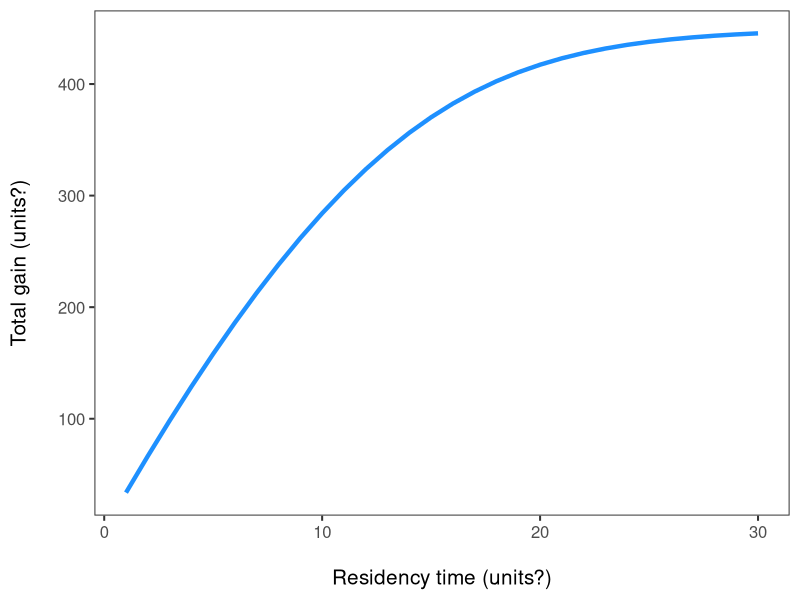
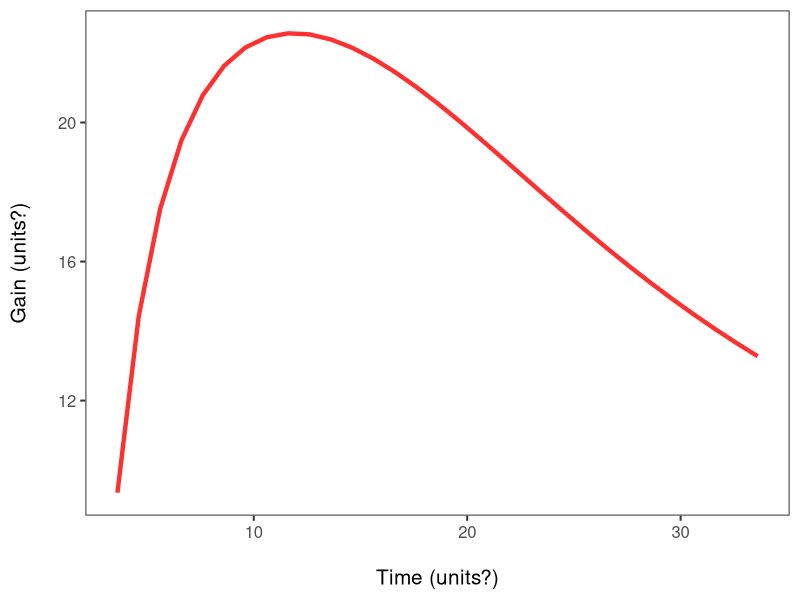

These figures' R source, in order:
## ---- chunk 1
knitr::opts_chunk$set(
  fig.align = "center",
  warning = FALSE,
  message = FALSE
)
## ---- chunk 2
Tf <- 30              # game duration
N_in_t0 <- 50         # total number of marbles at a given station
N1_in_t0 <- 10        # marbles of type 1
N2_in_t0 <- N1_in_t0  # marbles of type2

Nsubstrat <- N_in_t0 - (N1_in_t0 + N2_in_t0)

a_in <- (60 / 10)  # searching rate when not handling (marbles that can be drawn / min)
h1_in <- (15 / 60) # handling time prey type 1 (min / marble)
h2_in <- (15 / 60) # handling time prey type 1 (min/marble)

e1_in <- 40 # points gained by consuming a prey of type 1 (points/marble)
e2_in <- 5  # points gained by consuming a prey of type 1 (points/marble)
p1_in <- 1  # if marble of type 1 are taken, p = 1; 0 otherwise
p2_in <- 1  # if marble of type 2 are taken, p = 1; 0 otherwise
## ---- chunk 3
E_in_t0 <- ((a_in * (N1_in_t0 / N_in_t0) * e1_in * p1_in) +
            (a_in * (N2_in_t0 / N_in_t0) * e2_in * p2_in)) /
            (1 + (a_in * (N1_in_t0 / N_in_t0) * h1_in * p1_in) +
            (a_in * (N2_in_t0 / N_in_t0) * h2_in * p2_in))


cons1_in_T0 <- (a_in * (N1_in_t0 / N_in_t0) * p1_in) /
               (1 + (a_in * (N1_in_t0 / N_in_t0) * h1_in * p1_in) +
               (a_in * (N2_in_t0 / N_in_t0) * h2_in * p2_in))


cons2_in_T0 <- (a_in * (N2_in_t0 / N_in_t0) * p2_in) /
               (1 + (a_in * (N1_in_t0 / N_in_t0) * h1_in * p1_in) +
               (a_in * (N2_in_t0 / N_in_t0) * h2_in * p2_in))
## ---- chunk 4
E_in_t <- E_in_t0
#cumE_in_t <- E_in_t0
N1_in_t <- N1_in_t0
N2_in_t <- N2_in_t0
N_in_t <- N_in_t0
vN1_in_t <- numeric()
vN2_in_t <- numeric()
vN_in_t <- numeric()
vE_in_t <- numeric()
vnum <- numeric()
vdenom <- numeric()
## ---- chunk 5

for (i in 1:(Tf)) {

  N1_in_t <- N1_in_t -
            ((a_in * (N1_in_t / N_in_t) * p1_in) /
             (1 + (a_in * (N1_in_t / N_in_t) * h1_in * p1_in) +
             (a_in * (N2_in_t / N_in_t) * h2_in * p2_in))
            )

  N2_in_t <- N2_in_t -
             ((a_in * (N2_in_t / N_in_t) * p2_in) /
              (1 + (a_in * (N1_in_t / N_in_t) * h1_in * p1_in) +
              (a_in * (N2_in_t / N_in_t) * h2_in * p2_in))
             )

  E_in_t <- ((a_in * (N1_in_t / N_in_t) * e1_in * p1_in) +
             (a_in * (N2_in_t / N_in_t) * e2_in * p2_in)
            ) /
            (1 + (a_in * (N1_in_t / N_in_t) * h1_in * p1_in) +
             (a_in * (N2_in_t / N_in_t) * h2_in * p2_in)
            )

  N_in_t <- N1_in_t + N2_in_t + Nsubstrat

  num  <- (a_in * (N1_in_t / N_in_t) * e1_in * p1_in) +
          (a_in * (N2_in_t / N_in_t) * e2_in * p2_in)

  denom <- 1 +
           (a_in * (N1_in_t / N_in_t) * h1_in * p1_in) +
           (a_in * (N2_in_t / N_in_t) * h2_in * p2_in)

  vN1_in_t[i] <- (N1_in_t)
  vN2_in_t[i] <- (N2_in_t)
  vN_in_t[i] <- (N_in_t)
  vE_in_t[i] <- (E_in_t)

  vnum[i] <- (num)
  vdenom[i] <- (denom)

}
## ---- chunk 6

# Extract parameters
E_in <- vnum / vdenom             # rate of point collection
E_in1 <- append((E_in_t0), E_in)

totgain_temp <- cumsum(E_in1)     # gain function (for each min)
totgain <- totgain_temp[1:Tf]     # gain function only during Tf  (to easily correct for poor coding!)
Residencytime <- 1:Tf

# Plot
library(ggplot2)
dat <- data.frame(x = Residencytime, y = totgain)

ggplot(data = dat, aes(x = x, y = y)) +
    geom_line(linewidth = 1.5, color = "dodgerblue") +
    xlab("\nResidency time (units?)") +
    ylab("Total gain (units?)\n") +
    theme_bw(base_size = 15) +
    theme(panel.grid = element_blank())
## ---- chunk 7
a <- 30 * 23        # area search rate (m2 / min) (i.e. width * speed)
N1 <- 200 / 120000  # density of patch type 1  (patches / m2)
N2 <- N1            # density of patch type 2  (patches / m2)
mus <- 0.45         # survival probability when travelling between patches
muh <- mus          # survival probability when in a patch (i.e. when handling food)
mur <- .9           # survival probability when in refuge
p1 <- 1
p2 <- 1             # p2 = 0 because only one type of resource patch

hx <- 1:Tf          # h: min spent in a patch handing marbles
# encounter (patch/min) * handling a patch (min/patch)
## ---- chunk 8
Trx <- 1:Tf
hpatcha <- c(rep(hx, times = length(Trx)))
totgain1 <- c(rep(totgain, times = length(Trx)))
Tr <- c(rep(Trx, each = length(hx)))
## ---- chunk 9
Alldata1 <- matrix(c(Tr, hpatcha, totgain1), nrow = (length(Tr)), ncol = 3)
colnames(Alldata1) <- c("Tr", "hpatch", "e_intra")

# Expliquer cette section pour voir si je sépare

# Encounter rate (m2 / min * patch / m2 = patch / min) with patch of type 1
# (only this type present)
lambdaAll1 <- a * N1

# Minutes to encounter next patch = 1 / lambdaAll1
Timepatch_enc1 <- 1 / lambdaAll1

# time spent in each patch + time to the next patch
timeto_search_handl1 <- Timepatch_enc1 + hpatcha

# total no of patches visited during Tf
tot_patch_process_during_Tf <- (Tf - Tr) / timeto_search_handl1
Num_patches <- tot_patch_process_during_Tf

# expliquer cette section pour voir si je sépare

# modulo to get min remaining
remaining <- (Tf - Tr) %% timeto_search_handl1
# if +, then can consume the last patch completely
# i.e. 2.7 patches --> 3 patches completely consumed
diff1 <- remaining - hpatcha

# number of patches fully handled
nb_patch_fullyhandl <- ifelse(
    diff1 < 0,
    floor(Num_patches), ceiling(Num_patches)
)

# gain in the last patch is not fully handled
bbbb <- ifelse(diff1 < 0, totgain_temp[remaining], 0)
# search time at the end.
# = 0 if last patch not fully consumed, remaining otherwise
cccc <- ifelse(diff1 < 0, 0, diff1)
# time spent handling last patch if only partially consumed
dddd <- ifelse(diff1 < 0, remaining, 0)

gain_duringTf <- (nb_patch_fullyhandl * totgain1) + bbbb
Ts_inter <- (Timepatch_enc1 * (floor(Num_patches))) + cccc # assume that consumer starts in a patch
Th1 <- (hpatcha * nb_patch_fullyhandl) + dddd

# overall survival probability, given the time spent in different behaviours
# (searching, handling marbles at a station, waiting in a refuge)
mu <- ((Ts_inter * mus + Th1 * muh + Tr * mur) / Tf)

# Expected long term gain rate, given probability of survival
Eall1 <- gain_duringTf * mu

loc1 <- which(Eall1 == max(Eall1))

zz <- matrix(
    c(
     Eall1, gain_duringTf, mu,
     hpatcha, nb_patch_fullyhandl,
     Ts_inter, Th1, Tr
    ),
    ncol = 8
)
colnames(zz) <- c(
    "Eall", "E", "mu", "h",
    "NbPatch_consumed",
    "Ts", "Th", "Tr"
)

# Long-term expected gain, overall risk, handling rate
# number of stations fully consumed
# time spent searching, handling, in refuge
cc1 <- c(
    Eall1[loc1], gain_duringTf[loc1],
    mu[loc1], hpatcha[loc1], nb_patch_fullyhandl[loc1],
    Ts_inter[loc1], Th1[loc1], Tr[loc1]
)
cc1
## ---- chunk 10

# Extract model parameters
timex <- 1:length(totgain_temp)
timex <- timex + Ts_inter[loc1]
gain <- totgain_temp / timex

dat <- data.frame(x = timex, y = gain)

ggplot(data = dat, aes(x = x, y = y)) +
    geom_line(linewidth = 1.5, color = "firebrick1") +
    xlab("\nTime (units?)") +
    ylab("Gain (units?)\n") +
    theme_bw(base_size = 15) +
    theme(panel.grid = element_blank())
